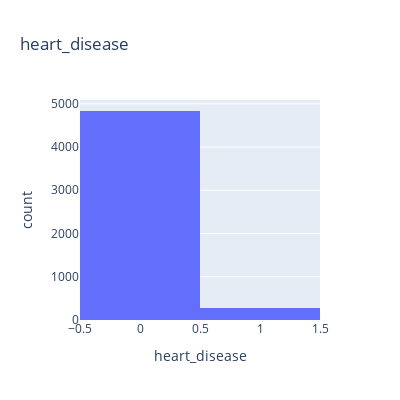

Write notebook code for a chart like this one.
### Markdown cell above
> **3. Heart Disease:**

### Code cell
print (f'{round(df["heart_disease"].value_counts(normalize=True)*100,2)}')
fig = px.histogram(df, x="heart_disease", title='heart_disease', width=400, height=400)
fig.show()

### Figure 1 — Plotly figure (JSON) as saved in the notebook; plotly's stock layout.template omitted (floating-point values rounded to 4 significant figures; data arrays with more than 128 entries replaced by an {"elided": "..."} marker saying what was removed)
{"data": [{"alignmentgroup": "True", "bingroup": "x", "hovertemplate": "heart_disease=%{x}<br>count=%{y}<extra></extra>", "legendgroup": "", "marker": {"color": "#636efa", "pattern": {"shape": ""}}, "name": "", "offsetgroup": "", "orientation": "v", "showlegend": false, "type": "histogram", "x": {"elided": "5110 int values"}, "xaxis": "x", "yaxis": "y"}], "layout": {"barmode": "relative", "height": 400, "legend": {"tracegroupgap": 0}, "title": {"text": "heart_disease"}, "width": 400, "xaxis": {"anchor": "y", "domain": [0, 1], "title": {"text": "heart_disease"}}, "yaxis": {"anchor": "x", "domain": [0, 1], "title": {"text": "count"}}}}
